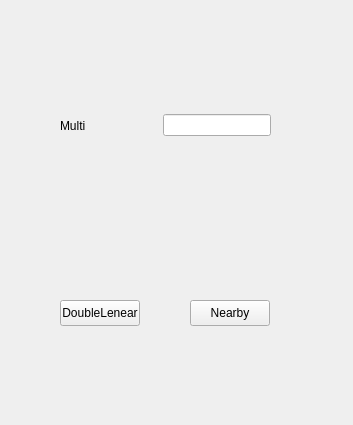
<?xml version="1.0" encoding="UTF-8"?>
<ui version="4.0">
 <class>Spacezoom</class>
 <widget class="QWidget" name="Spacezoom">
  <property name="geometry">
   <rect>
    <x>0</x>
    <y>0</y>
    <width>353</width>
    <height>425</height>
   </rect>
  </property>
  <property name="windowTitle">
   <string>Form</string>
  </property>
  <widget class="QWidget" name="horizontalLayoutWidget_73">
   <property name="geometry">
    <rect>
     <x>60</x>
     <y>80</y>
     <width>211</width>
     <height>91</height>
    </rect>
   </property>
   <layout class="QHBoxLayout" name="horizontalLayout_85">
    <item>
     <widget class="QLabel" name="label_80">
      <property name="text">
       <string>Multi</string>
      </property>
     </widget>
    </item>
    <item>
     <spacer name="horizontalSpacer_125">
      <property name="orientation">
       <enum>Qt::Horizontal</enum>
      </property>
      <property name="sizeHint" stdset="0">
       <size>
        <width>40</width>
        <height>20</height>
       </size>
      </property>
     </spacer>
    </item>
    <item>
     <widget class="QLineEdit" name="space_multi"/>
    </item>
   </layout>
  </widget>
  <widget class="QPushButton" name="pushButton">
   <property name="geometry">
    <rect>
     <x>60</x>
     <y>300</y>
     <width>80</width>
     <height>26</height>
    </rect>
   </property>
   <property name="text">
    <string>DoubleLenear</string>
   </property>
  </widget>
  <widget class="QPushButton" name="zoom_nearby">
   <property name="geometry">
    <rect>
     <x>190</x>
     <y>300</y>
     <width>80</width>
     <height>26</height>
    </rect>
   </property>
   <property name="text">
    <string>Nearby</string>
   </property>
  </widget>
 </widget>
 <resources/>
 <connections/>
</ui>
